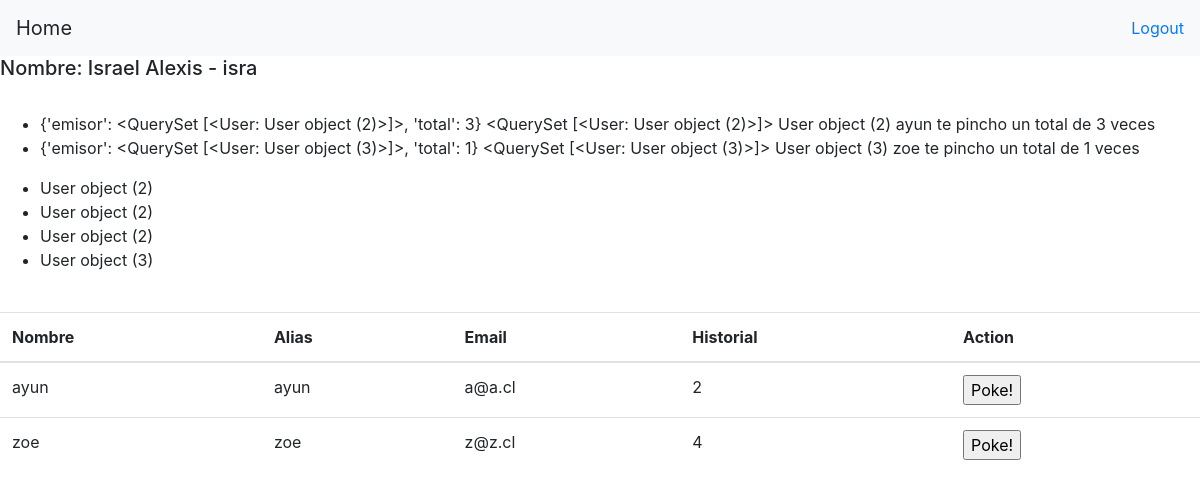
The page /home/ (signed in) on the database as committed earlier.
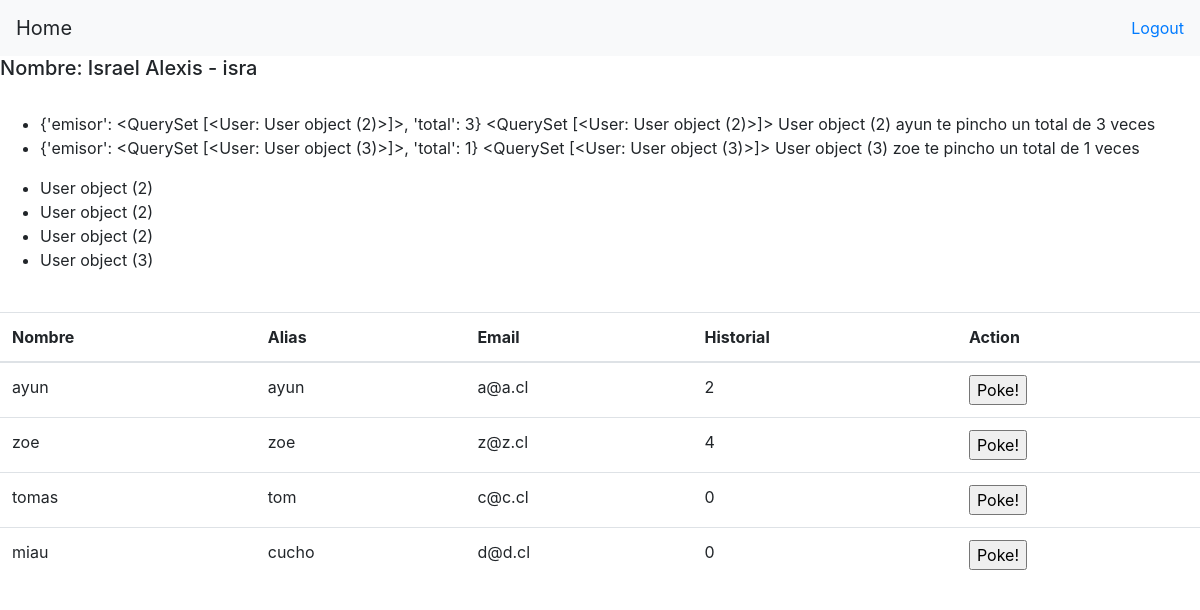
The same page on the database as committed later.
### login/models.py (models this page shows)
class User(models.Model):
    id = models.AutoField(primary_key=True)
    nombre = models.CharField(max_length=40)
    alias = models.CharField(max_length=40)
    email = models.CharField(max_length=40)
    password = models.CharField(max_length=255)
    cumple = models.DateTimeField()
    rol = models.PositiveIntegerField(default=1)
    created_at = models.DateTimeField(auto_now_add=True)
    updated_at = models.DateTimeField(auto_now=True)
    historico = models.IntegerField(default=0)
    objects = UserManager()

class Poke(models.Model):
    id = models.AutoField(primary_key=True)
    emisor = models.ForeignKey(User,related_name='emisor_poke',on_delete=models.CASCADE)
    receptor = models.ForeignKey(User,related_name='receptor_poke',on_delete=models.CASCADE)

### home/views.py (the view)
# urls.py: 2. Add a URL to urlpatterns:  path('', views.home, name='home')
def home(request):
    active_user = User.objects.get(id=request.session['user_id'])
    lista_usuarios = User.objects.all()
    mis_pokes= []
    los_poke=Poke.objects.filter(receptor=active_user).values('emisor').annotate(total=Count('emisor'))
    for usuario in los_poke:
        mis_pokes.append(
            {
            "emisor": User.objects.filter(id=usuario["emisor"]),#QuerySet
            "total": usuario["total"]
            }
        )
    los_poke2 = Poke.objects.filter(receptor=active_user)
    print(len(los_poke2))
    for poke in los_poke2:
        print(poke.emisor.id)
    context = {
        "active_user": active_user,
        "mis_pokes":mis_pokes,#arreglo de diccionarios
        "lista_usuarios" : lista_usuarios,
        "los_poke": los_poke2,
    }
    return render(request, 'home.html', context)

### login/templates/home.html (shortened to what this page needs)
<!DOCTYPE html>
<html lang="en">
<head>
    {% load static %}
    <link rel="stylesheet" href="https://stackpath.bootstrapcdn.com/bootstrap/4.1.3/css/bootstrap.min.css">
</head>
<body>
    <div class="wrapper">
    {% include "navbar.html" %}
        <div class="header">
            <h5>Nombre: {{active_user.nombre}} - {{active_user.alias}}</h5>
        </div>
        <br>
        <div class="content">
            <ul>
            {% for user_poke in mis_pokes%}
                <li>{{user_poke}} {{user_poke.emisor}} {{user_poke.emisor.0}} {{user_poke.emisor.0.nombre}} te pincho un total de {{user_poke.total}} veces</li>
            {% endfor %}
            </ul>
            <ul>
            {% for poke in los_poke %}
                <li>{{poke.emisor}} </li>
            {% endfor %}
            </ul>
            <br>
            <table class="table">
                <thead>
                    <tr>
                        <th scope="col">Nombre</th>
                        <th scope="col">Alias</th>
                        <th scope="col">Email</th>
                        <th scope="col">Historial</th>
                        <th scope="col">Action</th>
                    </tr>
                </thead>
                <tbody>
                {% for usuario in lista_usuarios %}
                    {% if usuario.id != active_user.id %}
                        <tr>
                            <td>{{usuario.nombre}}</td>
                            <td>{{usuario.alias}}</td>
                            <td>{{usuario.email}}</td>
                            <td>{{usuario.historico}}</td>
                            <td>
                                <form action="addpoke" method="post">
                                    <input type="submit" name="poke" value="Poke!">
                                </form>
                            </td>
                        </tr>
                    {% endif %}
                {% endfor%}
            </tbody>
            </table>
        </div>
    </div>
</body>
</html>

Rows that differ between the two databases and show on the page:
added User: nombre "tomas", alias "tom", email "c@c.cl", historico "0"
added User: nombre "miau", alias "cucho", email "d@d.cl", historico "0"
